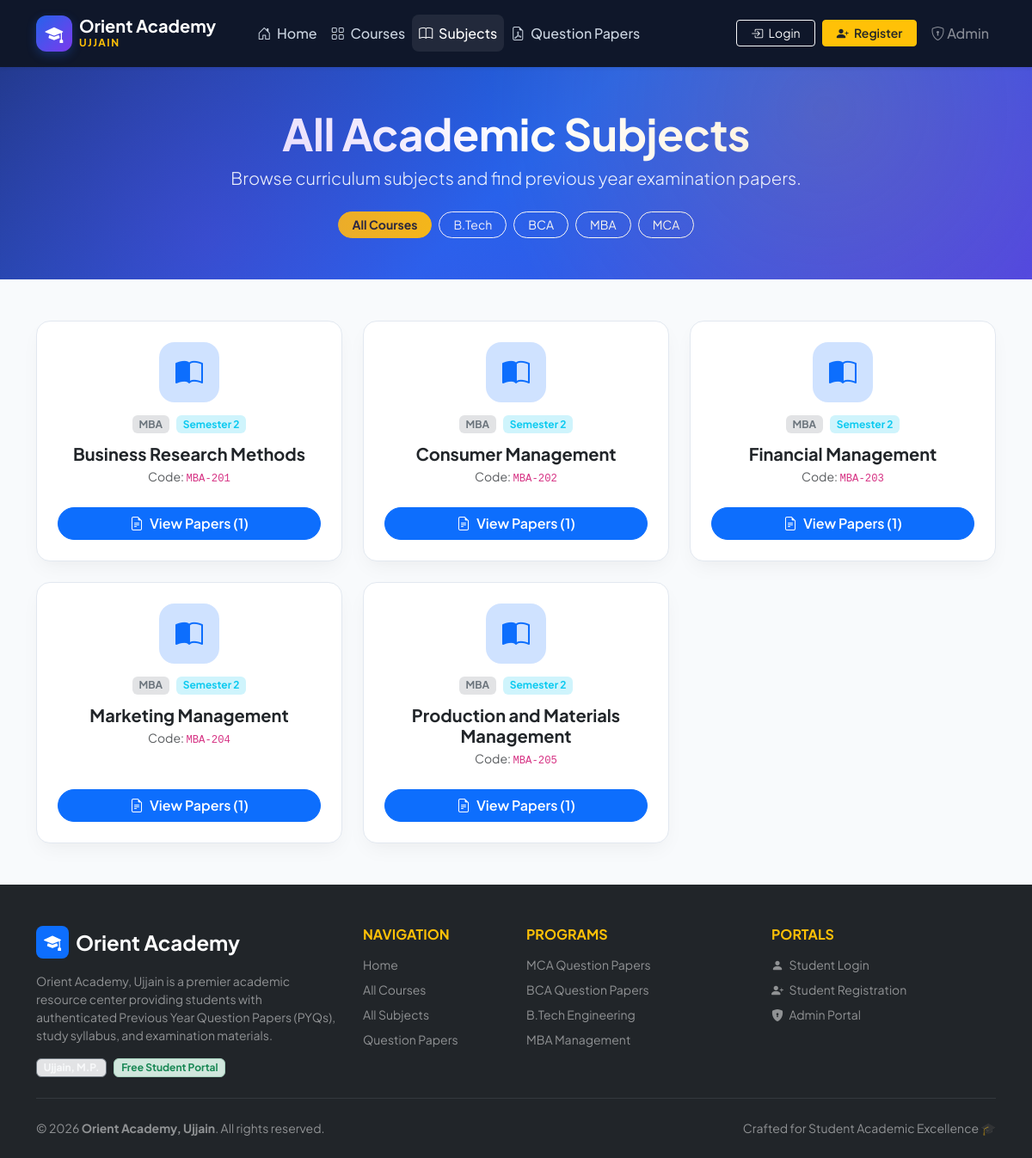
The app's page /subjects.php with its own data.
### tables this page shows
CREATE TABLE IF NOT EXISTS `courses` (
  `id` int(11) NOT NULL,
  `course_name` varchar(100) NOT NULL,
  `course_slug` varchar(100) NOT NULL,
  `description` text NOT NULL,
  `icon_class` varchar(50) DEFAULT 'bi-mortarboard-fill',
  `badge_color` varchar(30) DEFAULT 'primary'
);

CREATE TABLE IF NOT EXISTS `subjects` (
  `id` int(11) NOT NULL,
  `course_id` int(11) DEFAULT NULL,
  `subject_name` varchar(100) DEFAULT NULL,
  `semester` varchar(20) DEFAULT '1',
  `subject_code` varchar(50) DEFAULT NULL
);

### subjects.php (the view, shortened to what this page needs)
<?php
require_once 'includes/db.php';
$course_id = isset($_GET['course_id']) ? (int)$_GET['course_id'] : 0;
$course = null;
if($course_id > 0){
    $stmt = $conn->prepare("
        SELECT
            s.*,
            c.course_name,
            COUNT(p.id) AS total_papers
        FROM subjects s
        INNER JOIN courses c ON s.course_id = c.id
        LEFT JOIN papers p ON s.id = p.subject_id
        WHERE s.course_id = ?
        GROUP BY s.id
        ORDER BY s.semester ASC, s.subject_name ASC
    ");
    $stmt->bind_param("i", $course_id);
    $stmt->execute();
    $subjects_res = $stmt->get_result();
} else {
    $subjects_res = mysqli_query($conn, "
        SELECT
            s.*,
            c.course_name,
            COUNT(p.id) AS total_papers
        FROM subjects s
        INNER JOIN courses c ON s.course_id = c.id
        LEFT JOIN papers p ON s.id = p.subject_id
        GROUP BY s.id
        ORDER BY c.course_name ASC, s.semester ASC, s.subject_name ASC
    ");
}
$all_courses = mysqli_query($conn, "SELECT * FROM courses ORDER BY course_name ASC");
$page_title = $course ? htmlspecialchars($course['course_name']) . " Subjects" : "All Academic Subjects";
?>
<?php include 'includes/header.php'; ?>
<body>
<?php include 'includes/navbar.php'; ?>
<section class="hero text-center py-5">
    <div class="container">
        <h1 class="fw-bold mb-2">
            <?php echo $page_title; ?>
        </h1>
        <p class="lead">
            <?php if($course): ?>
                Explore question papers and curriculum for <?php echo htmlspecialchars($course['course_name']); ?>.
            <?php else: ?>
                Browse curriculum subjects and find previous year examination papers.
            <?php endif; ?>
        </p>
        <div class="d-flex justify-content-center flex-wrap gap-2 mt-4">
            <a href="subjects.php" class="btn btn-sm <?php echo ($course_id == 0) ? 'btn-warning text-dark fw-bold' : 'btn-outline-light'; ?> rounded-pill px-3">
                All Courses
            </a>
            <?php if($all_courses && mysqli_num_rows($all_courses) > 0): ?>
                <?php while($c = mysqli_fetch_assoc($all_courses)): ?>
                    <a href="subjects.php?course_id=<?php echo $c['id']; ?>"
                       class="btn btn-sm <?php echo ($course_id == $c['id']) ? 'btn-warning text-dark fw-bold' : 'btn-outline-light'; ?> rounded-pill px-3">
                        <?php echo htmlspecialchars($c['course_name']); ?>
                    </a>
                <?php endwhile; ?>
            <?php endif; ?>
        </div>
    </div>
</section>
<section class="container py-5">
    <div class="row g-4">
        <?php if($subjects_res && $subjects_res->num_rows > 0): ?>
            <?php while($subject = $subjects_res->fetch_assoc()): ?>
                <div class="col-md-6 col-lg-4">
                    <div class="card subject-card h-100">
                        <div class="card-body p-4 text-center d-flex flex-column">
                            <div class="card-icon-header bg-primary-subtle text-primary">
                                <i class="bi bi-book-half"></i>
                            </div>
                            <div class="d-flex justify-content-center gap-2 mb-2">
                                <span class="badge bg-secondary-subtle text-secondary">
                                    <?php echo htmlspecialchars($subject['course_name']); ?>
                                </span>
                                <span class="badge bg-info-subtle text-info">
                                    Semester <?php echo htmlspecialchars($subject['semester']); ?>
                                </span>
                            </div>
                            <h5 class="fw-bold mb-1 mt-1">
                                <?php echo htmlspecialchars($subject['subject_name']); ?>
                            </h5>
                            <?php if(!empty($subject['subject_code'])): ?>
                                <p class="text-muted small mb-2">
                                    Code: <code><?php echo htmlspecialchars($subject['subject_code']); ?></code>
                                </p>
                            <?php else: ?>
                                <div class="mb-2"></div>
                            <?php endif; ?>
                            <div class="mt-auto pt-3">
                                <a href="papers.php?course_id=<?php echo (int)$subject['course_id']; ?>&subject_id=<?php echo (int)$subject['id']; ?>"
                                   class="btn btn-primary rounded-pill w-100 fw-semibold">
                                    <i class="bi bi-file-earmark-text me-1"></i>
                                    View Papers (<?php echo (int)$subject['total_papers']; ?>)
                                </a>
                            </div>
                        </div>
                    </div>
                </div>
            <?php endwhile; ?>
        <?php endif; ?>
    </div>
</section>
<?php include 'includes/footer.php'; ?>
</body>
</html>

### assets/css/style.css (style rules this page uses)
:root { --primary-color: #2563eb; --primary-hover: #1d4ed8; --secondary-color: #64748b; --accent-color: #f59e0b; --dark-bg: #0f172a; --light-bg: #f8fafc; --card-shadow: 0 10px 25px -5px rgba(0, 0, 0, 0.05), 0 8px 10px -6px rgba(0, 0, 0, 0.01); --hover-shadow: 0 20px 30px -10px rgba(37, 99, 235, 0.15); --border-radius: 16px; --font-family: 'Plus Jakarta Sans', system-ui, -apple-system, sans-serif; }
html, body { min-height: 100%; }
body { display: flex; flex-direction: column; background-color: var(--light-bg); font-family: var(--font-family); color: #334155; -webkit-font-smoothing: antialiased; }
.hero { background: linear-gradient(135deg, #1e3a8a 0%, #2563eb 50%, #4f46e5 100%); color: #fff; padding: 90px 0 80px; position: relative; overflow: hidden; }
.hero::before { content: ''; position: absolute; top: 0; left: 0; right: 0; bottom: 0; background: radial-gradient(circle at 80% 20%, rgba(245, 158, 11, 0.15), transparent 40%), radial-gradient(circle at 20% 80%, rgba(124, 58, 237, 0.25), transparent 40%); pointer-events: none; }
.hero h1 { font-size: 3.2rem; font-weight: 800; letter-spacing: -0.5px; line-height: 1.15; }
.hero .lead { font-size: 1.25rem; opacity: 0.92; max-width: 750px; margin: 0 auto; }
.course-card, .subject-card { background: #fff; border-radius: var(--border-radius); border: 1px solid #e2e8f0; box-shadow: var(--card-shadow); transition: all 0.35s cubic-bezier(0.165, 0.84, 0.44, 1); height: 100%; display: flex; flex-direction: column; }
.card-icon-header { width: 70px; height: 70px; border-radius: 18px; display: inline-flex; align-items: center; justify-content: center; font-size: 2rem; margin: 0 auto 15px; transition: transform 0.3s ease; }

### records on screen
courses: course_name "B.Tech"
courses: course_name "BCA"
courses: course_name "MBA"
courses: course_name "MCA"
subjects: course.course_name "MBA", semester "2", subject_name "Business Research Methods", subject_code "MBA-201", total_papers "1"
subjects: course.course_name "MBA", semester "2", subject_name "Consumer Management", subject_code "MBA-202", total_papers "1"
subjects: course.course_name "MBA", semester "2", subject_name "Financial Management", subject_code "MBA-203", total_papers "1"
subjects: course.course_name "MBA", semester "2", subject_name "Marketing Management", subject_code "MBA-204", total_papers "1"
subjects: course.course_name "MBA", semester "2", subject_name "Production and Materials Management", subject_code "MBA-205", total_papers "1"

### other values on screen
$page_title "All Academic Subjects"
